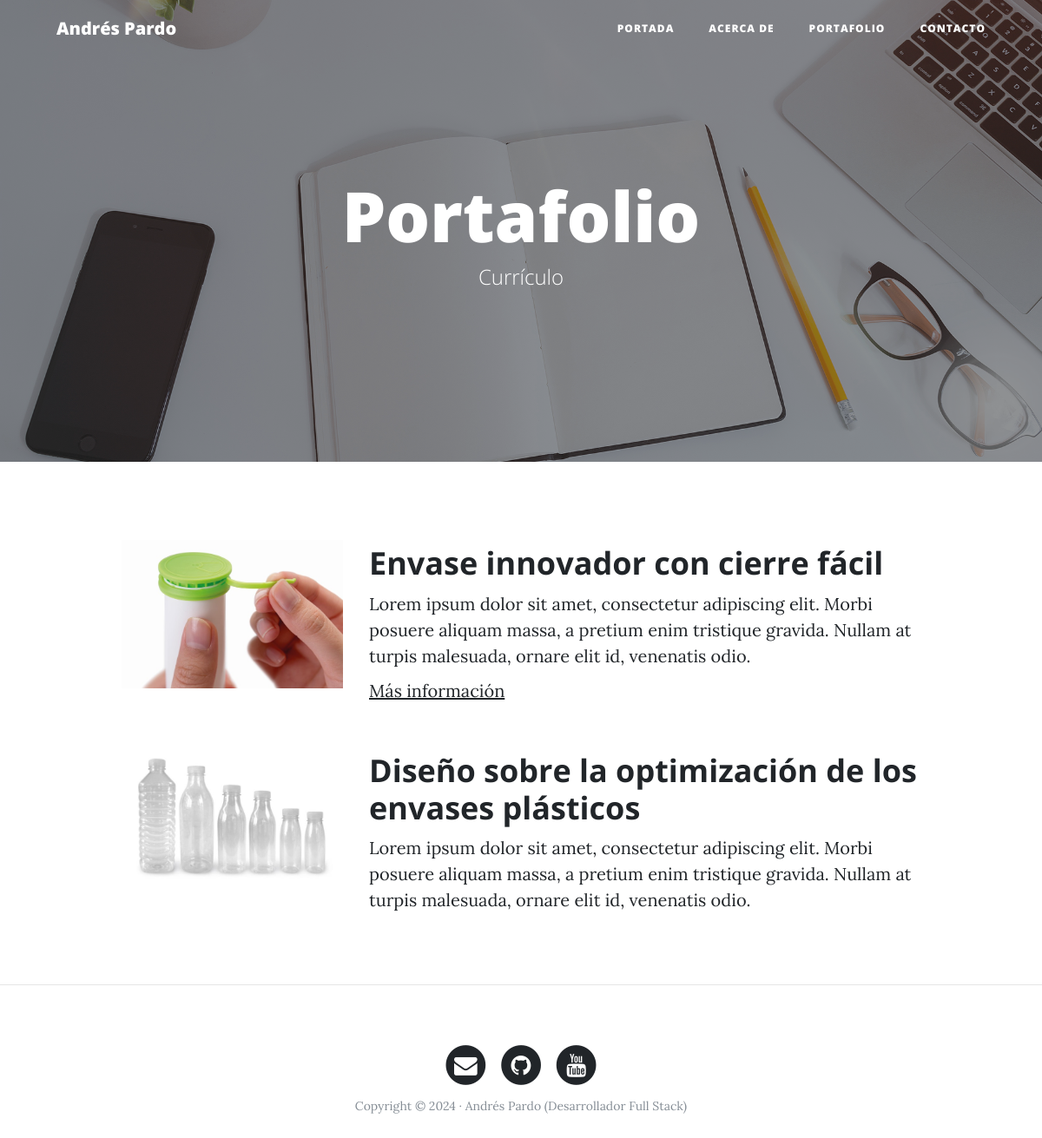
The page /portfolio/ on the database its author committed.
### portfolio/models.py (models this page shows, shortened)
class Project(models.Model):
    title = models.CharField(max_length=100, verbose_name='Título')
    description = models.TextField(verbose_name='Descripción')
    image = models.ImageField(verbose_name='Imagen', upload_to='projects/')
    created = models.DateTimeField(auto_now_add=True, verbose_name='Fecha de creación')
    updated = models.DateTimeField(auto_now=True, verbose_name='Fecha de actualización')
    more_info = models.URLField(blank=True, null=True, verbose_name='Mas información')
    class Meta:
        verbose_name = 'proyecto'
        verbose_name_plural = 'proyectos'
        ordering = ['-created']

### portfolio/views.py (the view)
# urls.py: path('portfolio/', portfolio_views.portfolio, name='portfolio'),
def portfolio(request):
    projects = Project.objects.all()
    return render(request, template_name="portfolio/portfolio.html", context={"projects": projects})

### portfolio/templates/portfolio/portfolio.html (shortened to what this page needs)
{% extends 'core/base.html' %}
{% block background %}{% load static %}{% static 'core/img/portfolio-bg.jpg' %}{% endblock %}
{% block header %}
	<h1>Portafolio</h1>
	<span class="subheading">Currículo</span>
{% endblock %}
{% block content %}
	{% for project in projects %}
		<div class="container">
			<div class="row project">
				<div class="col-lg-3 col-md-4 offset-lg-1">
					<img class="img-fluid" src="{{ project.image.url }}" alt="">
				</div>
				<div class="col-lg-7 col-md-8">
					<h2 class="section-heading title">{{ project.title }}</h2>
					<p>{{ project.description }}</p>
					{% if project.more_info %}
						<p><a href="{{ project.more_info }}">Más información</a></p>
					{% endif %}
				</div>
			</div>
		</div>
	{% endfor %}
{% endblock %}

### core/templates/core/base.html (shortened to what this page needs)
<!DOCTYPE html>
<html lang="es">
<head>
	{% load static %}
	<link href="{% static 'core/vendor/bootstrap/css/bootstrap.min.css' %}" rel="stylesheet">
	<link href="{% static 'core/vendor/font-awesome/css/font-awesome.min.css' %}" rel="stylesheet" type="text/css">
	<link href="{% static 'core/css/clean-blog.min.css' %}" rel="stylesheet">
</head>
<body>
<nav class="navbar navbar-expand-lg navbar-light fixed-top" id="mainNav">
	<div class="container">
		<a class="navbar-brand" href="{% url 'home' %}">Andrés Pardo</a>
		<div class="collapse navbar-collapse" id="navbarResponsive">
			<ul class="navbar-nav ml-auto">
				<li class="nav-item">
					<a class="nav-link" href="{% url 'home' %}">Portada</a>
				</li>
				<li class="nav-item">
					<a class="nav-link" href="{% url 'about' %}">Acerca de</a>
				</li>
				<li class="nav-item">
					<a class="nav-link" href="{% url 'portfolio' %}">Portafolio</a>
				</li>
				<li class="nav-item">
					<a class="nav-link" href="{% url 'contact' %}">Contacto</a>
				</li>
			</ul>
		</div>
	</div>
</nav>
<header class="masthead" style="background-image: url('{% block background %}{% endblock %}')">
	<div class="overlay"></div>
	<div class="container">
		<div class="row">
			<div class="col-lg-8 col-md-10 mx-auto">
				<div class="site-heading">
					{% block header %}{% endblock %}
				</div>
			</div>
		</div>
	</div>
</header>
{% block content %}
{% endblock %}
{% if request.path != '/' %}
	<hr>
{% endif %}
<footer>
	<div class="container">
		<div class="row">
			<div class="col-lg-8 col-md-10 mx-auto">
				<ul class="list-inline text-center">
					<li class="list-inline-item">
						<a href="#">
                  <span class="fa-stack fa-lg">
                    <i class="fa fa-circle fa-stack-2x"></i>
                    <i class="fa fa-envelope fa-stack-1x fa-inverse"></i>
                  </span>
						</a>
					</li>
					<li class="list-inline-item">
						<a href="#">
                  <span class="fa-stack fa-lg">
                    <i class="fa fa-circle fa-stack-2x"></i>
                    <i class="fa fa-github fa-stack-1x fa-inverse"></i>
                  </span>
						</a>
					</li>
					<li class="list-inline-item">
						<a href="#">
                  <span class="fa-stack fa-lg">
                    <i class="fa fa-circle fa-stack-2x"></i>
                    <i class="fa fa-youtube fa-stack-1x fa-inverse"></i>
                  </span>
						</a>
					</li>
				</ul>
				<p class="copyright text-muted">Copyright &copy; 2024 · Andrés Pardo (Desarrollador Full Stack)</p>
			</div>
		</div>
	</div>
</footer>
</body>
</html>

### rows shown on the page
Project: image (picture), title "Envase innovador con cierre fácil", description "Lorem ipsum dolor sit amet, consectetur adipiscing elit. Morbi posuere aliquam massa, a pretium enim tristique gravida. Nullam at turpis malesuada, ornare elit id, venenatis odio."
Project: image (picture), title "Diseño sobre la optimización de los envases plásticos", description "Lorem ipsum dolor sit amet, consectetur adipiscing elit. Morbi posuere aliquam massa, a pretium enim tristique gravida. Nullam at turpis malesuada, ornare elit id, venenatis odio."
